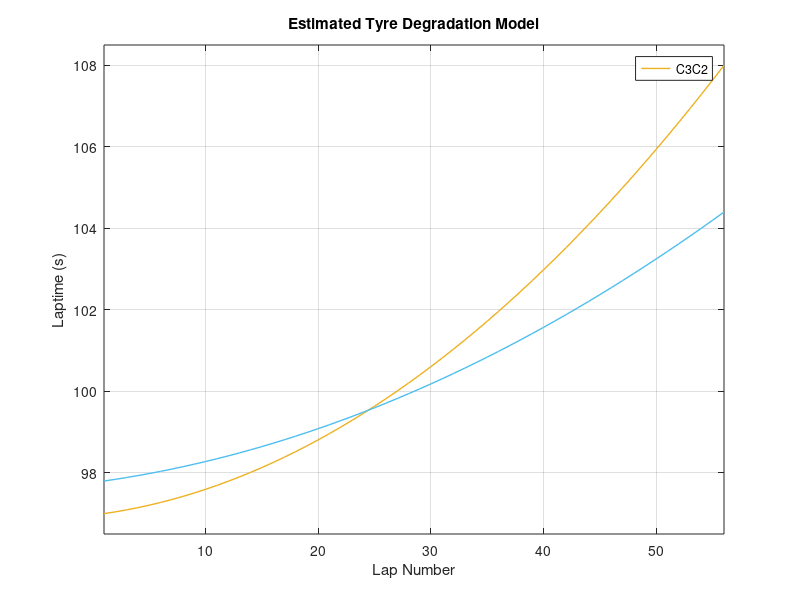
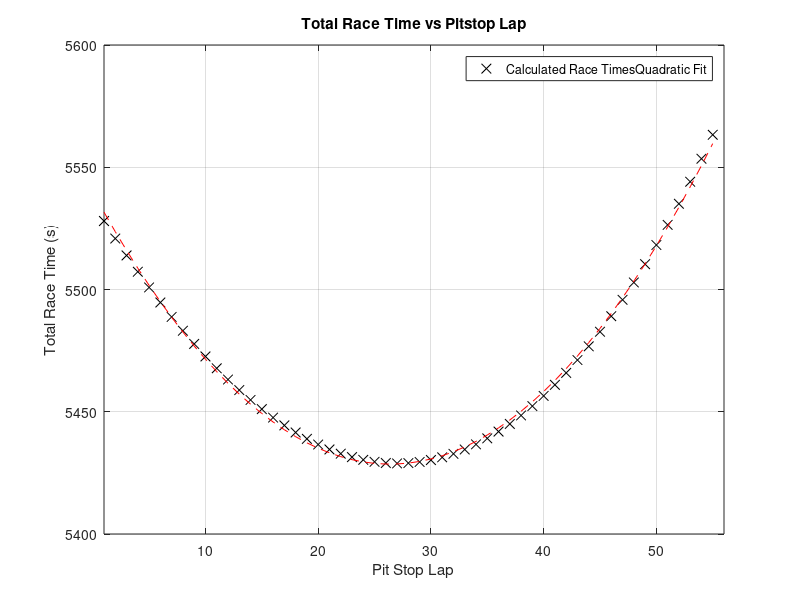
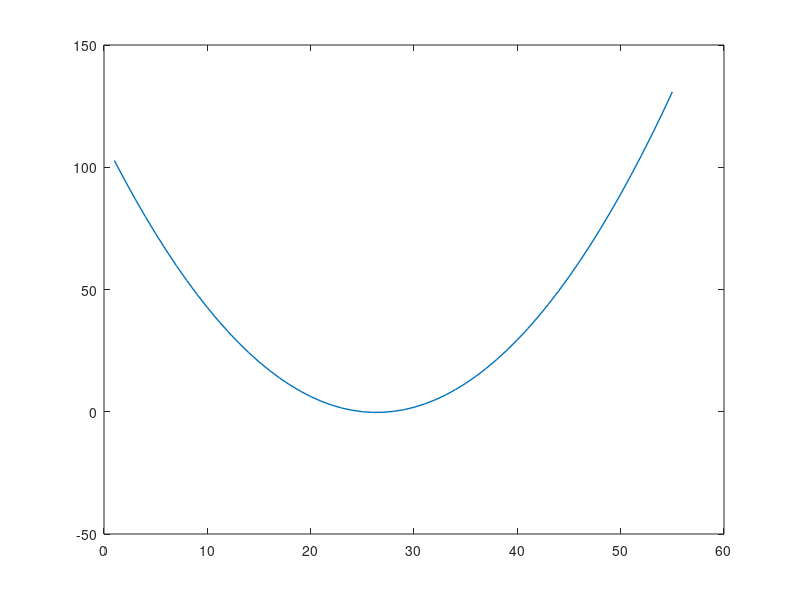

The MATLAB source for these figures, in order: (Note: this script raises an error after producing the figures.)
%% Calculating the Safety Car Window in F1 Strategy
% Assuming single stop from C3 to C2 tyre.

fuelQuantity = 110;  %kg
totalLapNumber = 56; %laps
lapNumber = 1:totalLapNumber;
timePerKg = 0.035;   %seconds

fuelConsumption = fuelQuantity/totalLapNumber;   %kg/lap

fuelCorrectionFactor = fuelConsumption .* timePerKg; %seconds/lap

fuelLapCorrections = fuelCorrectionFactor .* (lapNumber-1);

%% Defining Tyre Wear Factors

C3Wear = linspace(0.04,0.2,totalLapNumber); %0.02;
C2Wear = linspace(0.04,0.12,totalLapNumber); %0.01;

tyreAge = 1:totalLapNumber; %laps

%% Calculating Tyre Degradation Laptime Impact

C3InitialLaptime = 97;   %seconds
C2InitialLaptime = 97.8;

C3DegLaptime = C3InitialLaptime + (C3Wear .* (tyreAge-1));
C2DegLaptime = C2InitialLaptime + (C2Wear .* (tyreAge-1));

%% Calculating Tyre and Fuel Effected Laptimes for Full Distance Tyre Model

C3laptime = C3InitialLaptime + (C3Wear .* (tyreAge-1)) - fuelLapCorrections(lapNumber);
C2laptime = C2InitialLaptime + (C2Wear .* (tyreAge-1)) - fuelLapCorrections(lapNumber);

%%
% To determine fuel corrected laptimes for individual stints, the following 
% formula is appropriate:

% Fuel_Corrected_Stint_Formula = TyreDegLaptime(tyreAge(1:end_of_stint)) 
% - fuelLapCorrections(lapNumber(stint_start_lap:stint_end_lap))

%% Defining Average Pit Time Loss

pitTime = 20;  %seconds

%% 
% Plotting the tyre model to visualise the tyre life and pace over the full 
% race distance.

plot(lapNumber,C3DegLaptime,"Color","#EDB120","LineWidth",1)
hold on
plot(lapNumber,C2DegLaptime,"Color","#4DBEEE","LineWidth",1)
xlabel("Lap Number")
ylabel("Laptime (s)")
xlim([1,totalLapNumber])
ylim([C3InitialLaptime-0.5, C3DegLaptime(end)+0.5])
title("Estimated Tyre Degradation Model")
legend(["C3", "C2"])
grid on
hold off

%% Initial Attempt
% Parameter sweep for pitstop laps

% Objective (minimise over 56 laps) raceTime = total lap times (including pit time).

% Establish the logic such that we can choose to stop at any point, and 
% only once, at which point the tyreAge returns to 1. (Expect therefore the
% optimal stop to be at the half way point of the race).

raceTimesArray = zeros(1,length(totalLapNumber)-1);

for pitLap = 1:totalLapNumber-1
    fuel_Corrected_Stint1 = C3laptime(tyreAge(1:pitLap));
    fuel_Corrected_Stint2 = C2DegLaptime(tyreAge(1:(totalLapNumber-pitLap))) - fuelLapCorrections(lapNumber(pitLap+1:totalLapNumber));
    raceTimesArray(pitLap) = sum(fuel_Corrected_Stint1) + sum(fuel_Corrected_Stint2) + pitTime;  %seconds
end

optimalRaceTime = min(raceTimesArray);
optimalPitLap = find(raceTimesArray == optimalRaceTime);

%% Plot Total Race Time vs Pit Lap

figure(2)
plot(1:totalLapNumber-1, raceTimesArray,"Marker","x","LineStyle","none","MarkerSize",7,"Color","k")
title('Total Race Time vs Pitstop Lap')
xlabel('Pit Stop Lap')
ylabel('Total Race Time (s)')
xlim([1,totalLapNumber])
grid on
hold on

%% Determine the Quadratic Fit of Race Time vs Pitstop Lap

Quadfit = polyfit(1:totalLapNumber-1, raceTimesArray, 2);
Quadval = polyval(Quadfit,1:totalLapNumber-1);

plot(1:totalLapNumber-1,Quadval,"r--")
hold off
legend(["Calculated Race Times", "Quadratic Fit"])

%% Determine the Equation Relating the loss in time compared to optimal for a given pit stop lap

TimeLossFit = polyfit(1:totalLapNumber-1, raceTimesArray-optimalRaceTime, 2);
TimeLossVal = polyval(TimeLossFit,1:totalLapNumber-1);

VSCTimeSaved = 10; % seconds

figure(3)
plot(1:totalLapNumber-1,TimeLossVal,"LineWidth",1)
hold on
yline(VSCTimeSaved,"k--","LineWidth",1)
xlim([1,totalLapNumber])
ylim([-10,100])
title('Race Time Loss vs Pitstop Lap')
xlabel('Pit Stop Lap')
ylabel('Race Time Loss (s)')
grid on
hold off

